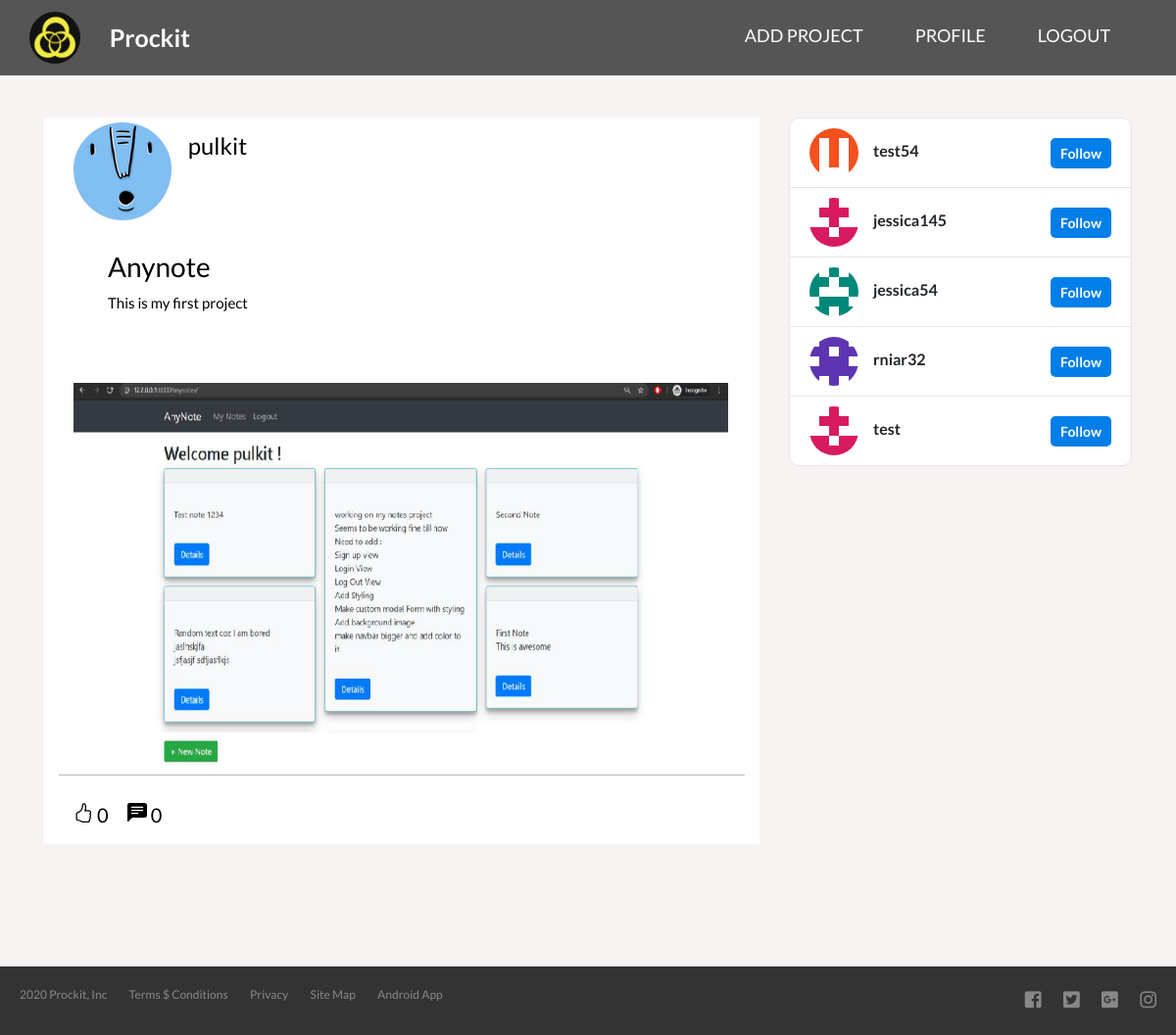
/posts/pulkit/feed/ (signed in), run on an earlier commit of the app's database.
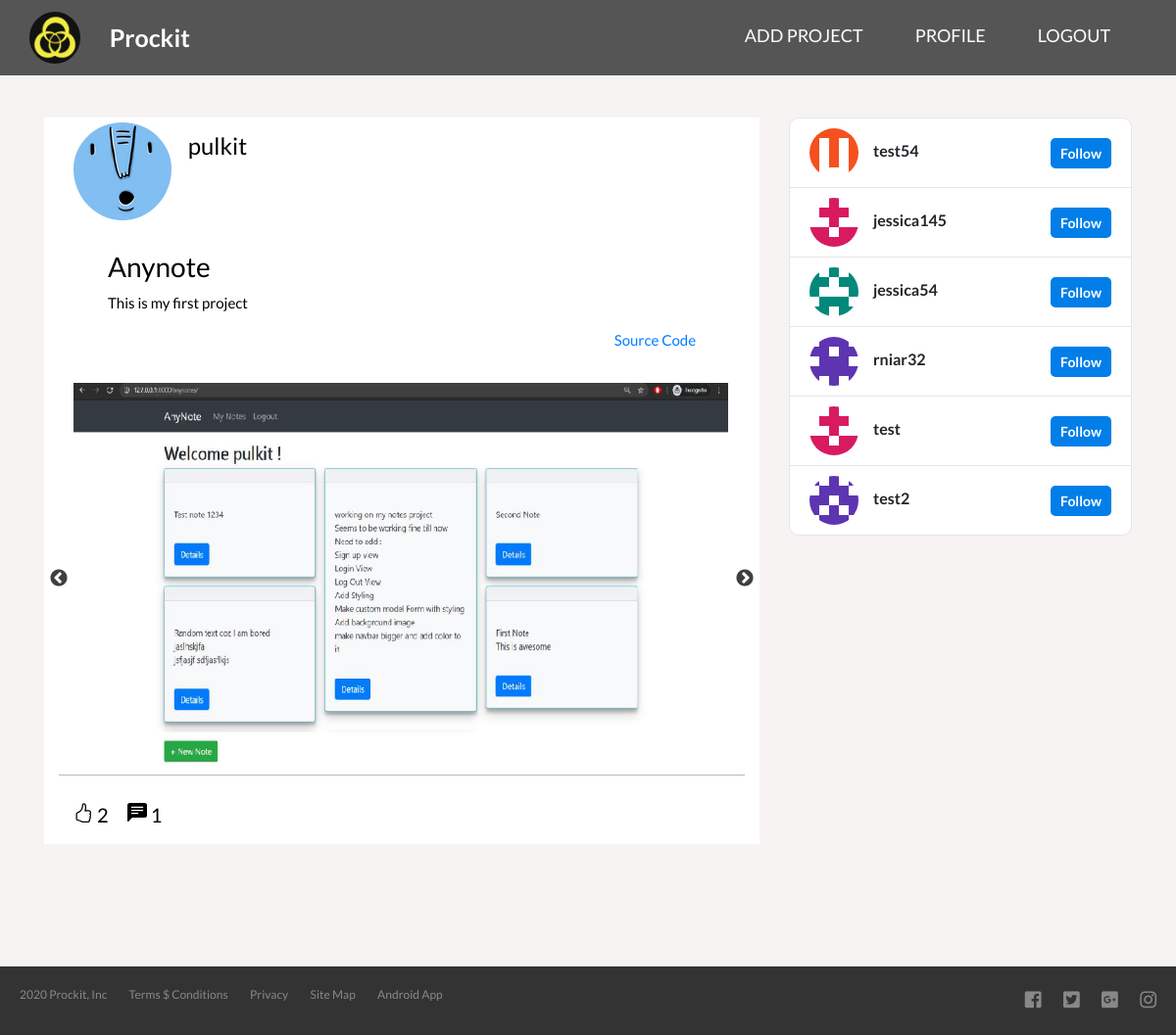
And on a later commit of the database.
### posts/models.py (models this page shows, shortened)
class Post(models.Model):
    user = models.ForeignKey(User, on_delete=models.CASCADE, related_name='posts')
    created_at = models.DateTimeField(auto_now_add=True)
    modified_at = models.DateTimeField(auto_now=True)
    title = models.CharField(max_length=250, blank=False, null=False)
    description = models.TextField(blank=False, null=False)
    code_link = models.URLField(blank=True, null=True)
    likers = models.ManyToManyField(User, through='PostLike')
    file1 = models.FileField(upload_to='posts/files', null=False, blank=False)
    file2 = models.FileField(upload_to='posts/files', null=True, blank=True)
    file3 = models.FileField(upload_to='posts/files', null=True, blank=True)
    def total_likes(self):
        return self.likers.count()
    def total_comments(self):
        return self.comments.count()
    def filetype1(self):
        if self.file1 is not None and self.file1 != '':
            name, extension = os.path.splitext(self.file1.name)
            extension = extension.lstrip('.')
            video_extentions = ['mp4', 'mov', 'mkv', 'ogg', 'webm', 'wmv', 'mpeg']
            img_extention = ['apng', 'png', 'avif', 'gif', 'jpg', 'jpeg', 'jfif', 'svg', 'webp']
            if extension in video_extentions:
                return 'video'
            elif extension in img_extention:
                return 'img'
            else:
                return None
        else:
            return None
    def filetype2(self):
        if self.file2 is not None and self.file2 != '':
            name, extension = os.path.splitext(self.file2.name)
            extension = extension.lstrip('.')
            video_extentions = ['mp4', 'mov', 'mkv', 'ogg', 'webm', 'wmv', 'mpeg']
            img_extention = ['apng', 'png', 'avif', 'gif', 'jpg', 'jpeg', 'jfif', 'svg', 'webp']
            if extension in video_extentions:
                return 'video'
            elif extension in img_extention:
                return 'img'
            else:
                return None
        else:
            return None
    def filetype3(self):
        if self.file3 is not None and self.file3 != '':
            name, extension = os.path.splitext(self.file3.name)
            extension = extension.lstrip('.')
            video_extentions = ['mp4', 'mov', 'mkv', 'ogg', 'webm', 'wmv', 'mpeg']
            img_extention = ['apng', 'png', 'avif', 'gif', 'jpg', 'jpeg', 'jfif', 'svg', 'webp']
            if extension in video_extentions:
                return 'video'
            elif extension in img_extention:
                return 'img'
            else:
                return None
        else:
            return None
    class Meta:
        ordering = ['-created_at']

class User(AbstractUser):
    bio = models.TextField(max_length=250, blank=True, null=True)
    profile_pic = models.ImageField(upload_to='profile_pics', default='default_profile_pic' + str(randint(1,10)) + '.svg')
    followers = models.ManyToManyField('self', through="UserFollow", symmetrical=False)

### posts/views.py (the view)
# urls.py: path('posts/<str:username>/feed/', views.feed, name='feed'),
@login_required
def feed(request, username):
    if request.user.username == username:
        if request.method == 'GET':
            user = request.user
            following = user.user_set.values_list('id', flat=True)
            followinglist = list(following)
            if followinglist:
                posts = Post.objects.filter(user__id__in=followinglist)
                if not posts:
                    posts = Post.objects.all()[:10]
            else:
                posts = Post.objects.all()[:10]
            followrecommend = User.objects.exclude(Q(id__in=followinglist) | Q(username=username))[:10]
            context = {'posts': posts, 'recommendation': followrecommend}
            return render(request, 'feed.html', context)
    else:
        raise Http404("Access Denied!")

### posts/templates/feed.html (shortened to what the changed rows need)
<!DOCTYPE html>
{% load static %}
<html lang="en">
<head>
    <link rel="stylesheet" href="https://maxcdn.bootstrapcdn.com/font-awesome/4.7.0/css/font-awesome.min.css">
    <link rel="stylesheet" href="{% static 'css/feed.css' %}">
    <link rel="stylesheet" href="https://maxcdn.bootstrapcdn.com/bootstrap/4.0.0/css/bootstrap.min.css">
    <link rel="stylesheet" href="https://cdnjs.cloudflare.com/ajax/libs/font-awesome/4.7.0/css/font-awesome.min.css">
    <link rel="stylesheet" href="https://use.fontawesome.com/releases/v5.0.8/css/all.css">
    <link rel="stylesheet" type="text/css" href="https://cdnjs.cloudflare.com/ajax/libs/slick-carousel/1.8.1/slick.min.css"/>
    <link rel="stylesheet" type="text/css" href="https://cdnjs.cloudflare.com/ajax/libs/slick-carousel/1.8.1/slick-theme.min.css"/>
</head>
<body>
    <div class="container">
    <div class="row">
    	<div class="col-lg-8 col-md-8 col-sm-8 ">
            {% if posts %}
            {% for post in posts %}
    		<div class="container left-post">
            	{% with owner=post.user f1=post.filetype1 f2=post.filetype2 f3=post.filetype3 %}
	            <div class="col-md-2 col-sm-2 col-xs-2" id="h2">
	                    <a href="{% url 'posts:accounts_main' username=owner.username %}" style="text-decoration:none;">
                            <img src= "{{ owner.profile_pic.url }}">
                        </a>
	            </div>
	            <div class="col-md-10 col-sm-10 col-xs-10" id="h4">
	                    <h4>{{ owner.username }}</h4>
	            </div>
                    <div class="col-md-12 col-sm-12 col-xs-12" id="h33">
                        <a href="{% url 'posts:post_detail' username=owner.username postid=post.id %}" class="post-content">
                            <h3>{{ post.title|title }}</h3>
                            <p>{{ post.description|linebreaksbr }}</p>
                        </a>
                        {% if post.code_link is not None and post.code_link != '' %}
                        <a href="{{ post.code_link }}" style="float:right;" target="_blank">Source Code</a>
                        {% endif %}
                    </div>
	            <div class="col-md-12 col-sm-12 col-xs-12" id="h11">
	                <div class="autoplay">
                <div>
                    {% if f1 == 'img' %}
                        <img src="{{ post.file1.url }}" class="img-responsive" alt="project image">
                        {% elif f1 == 'video' %}
                        <video width="100%" height="100%" controls preload="auto">
                            <source src="{{ post.file1.url }}">
                            Video unsupported
                        </video>
                        {% else %}
                            <img src="https://via.placeholder.com/250.webp?text=Image" class="img-responsive" alt="project image">
                    {% endif %}
                </div>
	                </div>
	            </div>
	            <div class="col-md-12 col-sm-12 col-xs-12" id="h41">
	                <svg width="1em" height="1em" viewBox="0 0 16 16" class="bi bi-hand-thumbs-up like-btn" fill="currentColor" xmlns="http://www.w3.org/2000/svg" data-id= {{ post.id }} data-href="{% url 'posts:post_like' username=owner.username postid=post.pk %}">
                    <path fill-rule="evenodd" d="M6.956 1.745C7.021.81 7.908.087 8.864.325l.261.066c.463.116.874.456 1.012.965.22.816.533 2.511.062 4.51a9.84 9.84 0 0 1 .443-.051c.713-.065 1.669-.072 2.516.21.518.173.994.681 1.2 1.273.184.532.16 1.162-.234 1.733.058.119.103.242.138.363.077.27.113.567.113.856 0 .289-.036.586-.113.856-.039.135-.09.273-.16.404.169.387.107.819-.003 1.148a3.163 3.163 0 0 1-.488.901c.054.152.076.312.076.465 0 .305-.089.625-.253.912C13.1 15.522 12.437 16 11.5 16v-1c.563 0 .901-.272 1.066-.56a.865.865 0 0 0 .121-.416c0-.12-.035-.165-.04-.17l-.354-.354.353-.354c.202-.201.407-.511.505-.804.104-.312.043-.441-.005-.488l-.353-.354.353-.354c.043-.042.105-.14.154-.315.048-.167.075-.37.075-.581 0-.211-.027-.414-.075-.581-.05-.174-.111-.273-.154-.315L12.793 9l.353-.354c.353-.352.373-.713.267-1.02-.122-.35-.396-.593-.571-.652-.653-.217-1.447-.224-2.11-.164a8.907 8.907 0 0 0-1.094.171l-.014.003-.003.001a.5.5 0 0 1-.595-.643 8.34 8.34 0 0 0 .145-4.726c-.03-.111-.128-.215-.288-.255l-.262-.065c-.306-.077-.642.156-.667.518-.075 1.082-.239 2.15-.482 2.85-.174.502-.603 1.268-1.238 1.977-.637.712-1.519 1.41-2.614 1.708-.394.108-.62.396-.62.65v4.002c0 .26.22.515.553.55 1.293.137 1.936.53 2.491.868l.04.025c.27.164.495.296.776.393.277.095.63.163 1.14.163h3.5v1H8c-.605 0-1.07-.081-1.466-.218a4.82 4.82 0 0 1-.97-.484l-.048-.03c-.504-.307-.999-.609-2.068-.722C2.682 14.464 2 13.846 2 13V9c0-.85.685-1.432 1.357-1.615.849-.232 1.574-.787 2.132-1.41.56-.627.914-1.28 1.039-1.639.199-.575.356-1.539.428-2.59z"/>
                    </svg>&nbsp;<span id="blikes-{{ post.id }}">{{ post.total_likes }}</span>
                    &nbsp;{{ post.total_comments }}
	            </div>
                {% endwith %}
        	</div>
            {% endfor %}
            {% else %}
                <div class="left-post">No Projects to Show :(</div>
            {% endif %}
    	</div>
    	<main id="explore" class="col-lg-4 col-md-4 col-sm-4">
	        <ul class="explore__users">
                {% for acc in recommendation %}
	            <li class="explore__user">
                    <a href="{% url 'posts:accounts_main' username=acc.username %}" style="text-decoration:none;display:block;color: #212529;">
                    <div class="explore__user-column" id="user-recommend">
	                    <img src="{{ acc.profile_pic.url }}" class="explore__avatar" />
	                    <div class="explore__info">
	                        <span class="explore__username">{{ acc.username }}</span>
	                    </div>
	                </div>
                    </a>
	                <div class="explore__user-column">
	                    <button class="follow-toggle" data-href="{% url 'posts:accounts_follow' username=acc.username %}">Follow</button>
	                </div>
	            </li>
	            {% endfor %}
	        </ul>
    	</main>
    </div>
    </div>
</body>
</html>

What changed in the data, as far as the page shows it:
changed Post "Anynote": total_likes "0" → "2"; total_comments "0" → "1"; now shows "Source Code"
added User: profile_pic (placeholder picture), username "test2"
